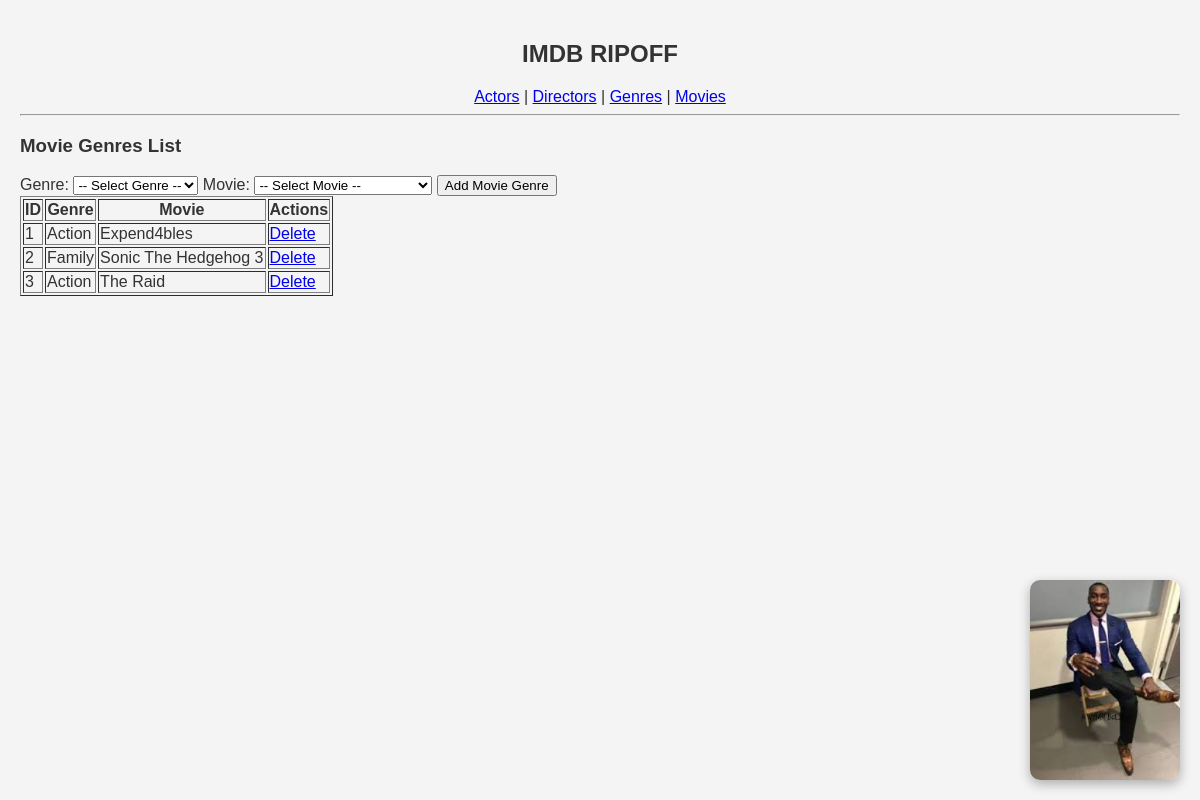
/?page=movie_genres, run on the app's committed database.
### tables this page shows
CREATE TABLE `movie_genres` (
  `id` int NOT NULL,
  `movieID` int DEFAULT NULL,
  `genreID` int DEFAULT NULL
);

CREATE TABLE `genres` (
  `genreID` int NOT NULL,
  `genre_name` varchar(50) DEFAULT NULL
);

CREATE TABLE `movies` (
  `movieID` int NOT NULL,
  `directorID` int DEFAULT NULL,
  `title` varchar(150) DEFAULT NULL,
  `release_date` date DEFAULT NULL,
  `avg_rating` decimal(3,1) DEFAULT NULL
);

### config/db.php (called while the page is built, shortened)
<?php
class Database {
    private $host = "localhost";
    private $username = "root";
    private $password = "";
    private $dbname = "imdb_ripoff";
    public function __construct() {
        try {
            $this->conn = new PDO("mysql:host=$this->host;dbname=$this->dbname", $this->username, $this->password);
        } catch (PDOException $e) {
            echo "Connection failed: " . $e->getMessage();
        }
    }
}
?>

### class/Movie_genre.php (called while the page is built, shortened)
<?php
require_once 'config/db.php';
class Movie_genre {
    private $db;
    public function __construct() {
        $this->db = (new Database())->conn;
    }
    public function getAll() {
        $stmt = $this->db->query("
            SELECT
                mg.id,
                g.genre_name,
                m.title AS movie_title
            FROM movie_genres mg
            JOIN genres g ON mg.genreID = g.genreID
            JOIN movies m ON mg.movieID = m.movieID
        ");
        return $stmt->fetchAll(PDO::FETCH_ASSOC);
    }
}

### view/movie_genres.php (the view, shortened to what this page needs)
<?php
require_once 'class/Movie_genre.php';
$movie_genre = new Movie_genre();
?>
<h3>Movie Genres List</h3>
<form method="POST">
    <label>Genre:</label>
    <select name="genreID" required>
        <option value="">-- Select Genre --</option>
    </select>
    <label>Movie:</label>
    <select name="movieID" required>
        <option value="">-- Select Movie --</option>
    </select>
    <button type="submit" name="add">Add Movie Genre</button>
</form>
<table border="1">
    <tr>
        <th>ID</th><th>Genre</th><th>Movie</th><th>Actions</th>
    </tr>
    <?php foreach ($movie_genre->getAll() as $mg): ?>
    <tr>
        <td><?= $mg['id'] ?></td>
        <td><?= $mg['genre_name'] ?></td>
        <td><?= $mg['movie_title'] ?></td>
        <td>
            <a href="?page=movie_genres&delete=<?= $mg['id'] ?>" onclick="return confirm('Delete this entry?')">Delete</a>
        </td>
    </tr>
    <?php endforeach; ?>
</table>

### style.css (style rules this page uses)
body { font-family: 'Poppins', sans-serif; background-color: #f4f4f4; color: #333; margin: 0; padding: 20px; }

### data on the page
movie_genres: id "1", genreID.genre_name "Action", movieID.title "Expend4bles"
movie_genres: id "2", genreID.genre_name "Family", movieID.title "Sonic The Hedgehog 3"
movie_genres: id "3", genreID.genre_name "Action", movieID.title "The Raid"
